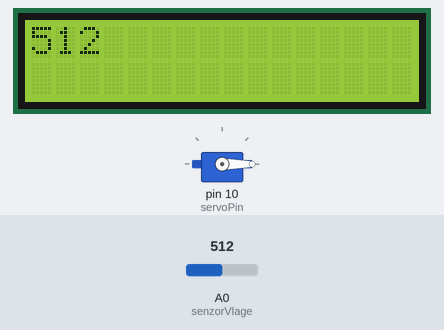
This sketch was run on a simulated Arduino Uno, built with avr-gcc and run on an emulated ATmega328P. On the bench: servo, 16×2 character LCD. Inputs (shaded band) come from the test bench; at power-on: A0 (senzorVlage) = 512.

Above: at 2.2 s.
2.3 s: A0 (senzorVlage) set to 716
At 3.3 s:
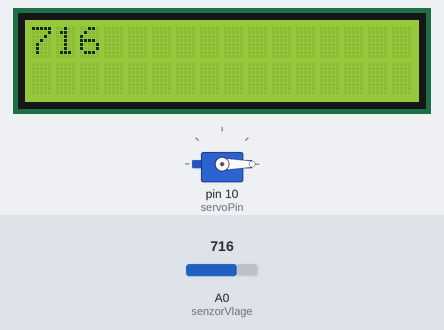
4.0 s: A0 (senzorVlage) set to 900
At 5.1 s:
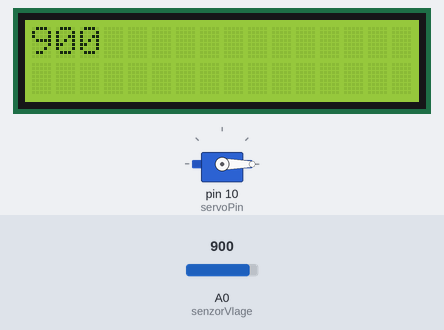
5.6 s: A0 (senzorVlage) set to 1023
At 6.9 s:
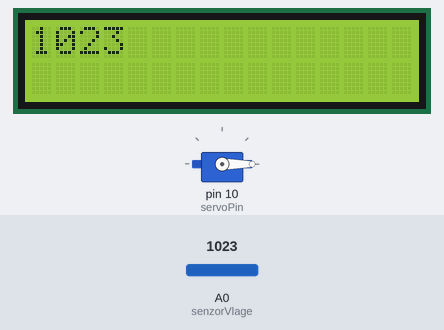
Timing chart, 0 to 8.6 s (numbered marks = the images above; inputs shaded):
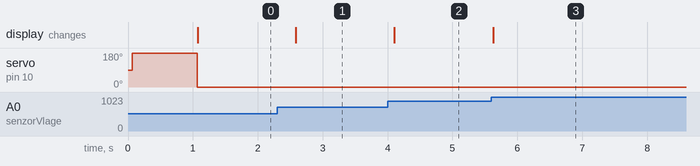

The sketch:

B24_TestProgram.ino
```cpp
// ---  B25 - Vlaznost zemljista [TEST]
// ---  Autor: Zoran Todorovic
// ---  10.06.2022.

#include <Wire.h>
#include <LiquidCrystal_I2C.h>
#include <Servo.h>

LiquidCrystal_I2C lcd(0x27, 16, 2);


// pinovi za senzor
int senzorVlage = A0;
int servoPin = 10;

Servo Servo1;


void setup() {
  Servo1.attach(servoPin);
  lcd.begin();
  lcd.backlight();
  lcd.setCursor(0,0);
  Servo1.write(180);
  delay(1000);
  Servo1.write(0);
}

void loop() {
  lcd.clear();
  lcd.print(analogRead(senzorVlage));
  delay(500);
}
```

Measured:
- after the input at 2.3 s, the display: changes after 0.29 s (image 1)
- after the input at 4.0 s, the display: changes after 0.11 s (image 2)
- after the input at 5.6 s, the display: changes at once (image 3)
